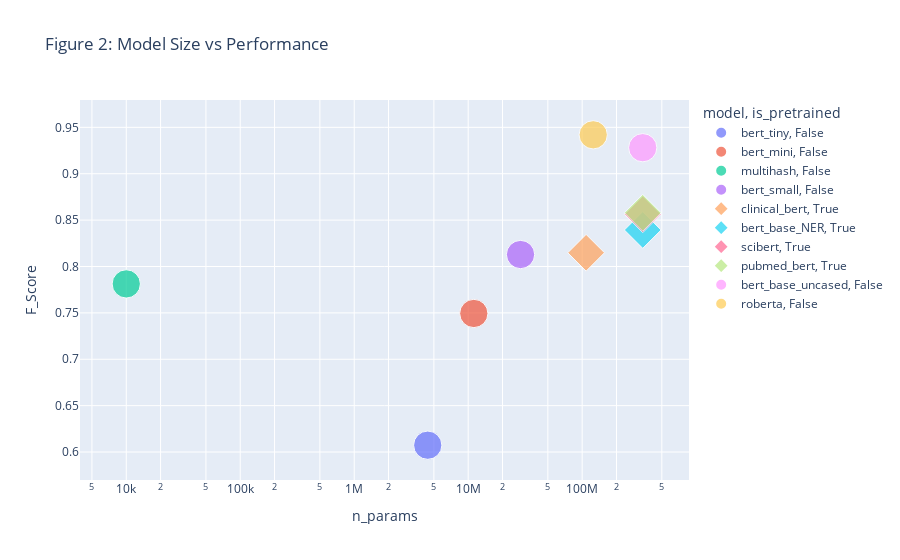

Notebook code cell kept with this figure:
### Code cell
tmp = df.loc[df.Entity.apply(lambda x: x in ["Global_F_Score"])]
tmp["scaled_n_params"] = tmp.n_params.apply(lambda x: .3)
px.scatter(tmp.sort_values("F_Score"), x="n_params", y="F_Score",  log_x=True, color="model", symbol="is_pretrained", size="scaled_n_params", title="Figure 2: Model Size vs Performance", height=400)

### Figure 1 — Plotly figure (JSON) as saved in the notebook; plotly's stock layout.template omitted (floating-point values rounded to 4 significant figures)
{"data": [{"hovertemplate": "model=bert_tiny<br>is_pretrained=False<br>n_params=%{x}<br>F_Score=%{y}<br>scaled_n_params=%{marker.size}<extra></extra>", "legendgroup": "bert_tiny, False", "marker": {"color": "#636efa", "size": [0.3], "sizemode": "area", "sizeref": 0.00075, "symbol": "circle"}, "mode": "markers", "name": "bert_tiny, False", "orientation": "v", "showlegend": true, "type": "scatter", "x": [4416698], "xaxis": "x", "y": [0.6074], "yaxis": "y"}, {"hovertemplate": "model=bert_mini<br>is_pretrained=False<br>n_params=%{x}<br>F_Score=%{y}<br>scaled_n_params=%{marker.size}<extra></extra>", "legendgroup": "bert_mini, False", "marker": {"color": "#EF553B", "size": [0.3], "sizemode": "area", "sizeref": 0.00075, "symbol": "circle"}, "mode": "markers", "name": "bert_mini, False", "orientation": "v", "showlegend": true, "type": "scatter", "x": [11201594], "xaxis": "x", "y": [0.7494], "yaxis": "y"}, {"hovertemplate": "model=multihash<br>is_pretrained=False<br>n_params=%{x}<br>F_Score=%{y}<br>scaled_n_params=%{marker.size}<extra></extra>", "legendgroup": "multihash, False", "marker": {"color": "#00cc96", "size": [0.3], "sizemode": "area", "sizeref": 0.00075, "symbol": "circle"}, "mode": "markers", "name": "multihash, False", "orientation": "v", "showlegend": true, "type": "scatter", "x": [10000], "xaxis": "x", "y": [0.7812], "yaxis": "y"}, {"hovertemplate": "model=bert_small<br>is_pretrained=False<br>n_params=%{x}<br>F_Score=%{y}<br>scaled_n_params=%{marker.size}<extra></extra>", "legendgroup": "bert_small, False", "marker": {"color": "#ab63fa", "size": [0.3], "sizemode": "area", "sizeref": 0.00075, "symbol": "circle"}, "mode": "markers", "name": "bert_small, False", "orientation": "v", "showlegend": true, "type": "scatter", "x": [28795194], "xaxis": "x", "y": [0.8129], "yaxis": "y"}, {"hovertemplate": "model=clinical_bert<br>is_pretrained=True<br>n_params=%{x}<br>F_Score=%{y}<br>scaled_n_params=%{marker.size}<extra></extra>", "legendgroup": "clinical_bert, True", "marker": {"color": "#FFA15A", "size": [0.3], "sizemode": "area", "sizeref": 0.00075, "symbol": "diamond"}, "mode": "markers", "name": "clinical_bert, True", "orientation": "v", "showlegend": true, "type": "scatter", "x": [108340804], "xaxis": "x", "y": [0.8148], "yaxis": "y"}, {"hovertemplate": "model=bert_base_NER<br>is_pretrained=True<br>n_params=%{x}<br>F_Score=%{y}<br>scaled_n_params=%{marker.size}<extra></extra>", "legendgroup": "bert_base_NER, True", "marker": {"color": "#19d3f3", "size": [0.3], "sizemode": "area", "sizeref": 0.00075, "symbol": "diamond"}, "mode": "markers", "name": "bert_base_NER, True", "orientation": "v", "showlegend": true, "type": "scatter", "x": [340000000], "xaxis": "x", "y": [0.8394], "yaxis": "y"}, {"hovertemplate": "model=scibert<br>is_pretrained=True<br>n_params=%{x}<br>F_Score=%{y}<br>scaled_n_params=%{marker.size}<extra></extra>", "legendgroup": "scibert, True", "marker": {"color": "#FF6692", "size": [0.3], "sizemode": "area", "sizeref": 0.00075, "symbol": "diamond"}, "mode": "markers", "name": "scibert, True", "orientation": "v", "showlegend": true, "type": "scatter", "x": [340000000], "xaxis": "x", "y": [0.8563], "yaxis": "y"}, {"hovertemplate": "model=pubmed_bert<br>is_pretrained=True<br>n_params=%{x}<br>F_Score=%{y}<br>scaled_n_params=%{marker.size}<extra></extra>", "legendgroup": "pubmed_bert, True", "marker": {"color": "#B6E880", "size": [0.3], "sizemode": "area", "sizeref": 0.00075, "symbol": "diamond"}, "mode": "markers", "name": "pubmed_bert, True", "orientation": "v", "showlegend": true, "type": "scatter", "x": [340000000], "xaxis": "x", "y": [0.8579], "yaxis": "y"}, {"hovertemplate": "model=bert_base_uncased<br>is_pretrained=False<br>n_params=%{x}<br>F_Score=%{y}<br>scaled_n_params=%{marker.size}<extra></extra>", "legendgroup": "bert_base_uncased, False", "marker": {"color": "#FF97FF", "size": [0.3], "sizemode": "area", "sizeref": 0.00075, "symbol": "circle"}, "mode": "markers", "name": "bert_base_uncased, False", "orientation": "v", "showlegend": true, "type": "scatter", "x": [340000000], "xaxis": "x", "y": [0.9281], "yaxis": "y"}, {"hovertemplate": "model=roberta<br>is_pretrained=False<br>n_params=%{x}<br>F_Score=%{y}<br>scaled_n_params=%{marker.size}<extra></extra>", "legendgroup": "roberta, False", "marker": {"color": "#FECB52", "size": [0.3], "sizemode": "area", "sizeref": 0.00075, "symbol": "circle"}, "mode": "markers", "name": "roberta, False", "orientation": "v", "showlegend": true, "type": "scatter", "x": [125000000], "xaxis": "x", "y": [0.942], "yaxis": "y"}], "layout": {"autosize": true, "legend": {"itemsizing": "constant", "title": {"text": "model, is_pretrained"}, "tracegroupgap": 0}, "title": {"text": "Figure 2: Model Size vs Performance"}, "xaxis": {"anchor": "y", "autorange": true, "domain": [0, 1], "range": [3.658, 8.874], "title": {"text": "n_params"}, "type": "log"}, "yaxis": {"anchor": "x", "autorange": true, "domain": [0, 1], "range": [0.5535, 0.9959], "title": {"text": "F_Score"}, "type": "linear"}}}
